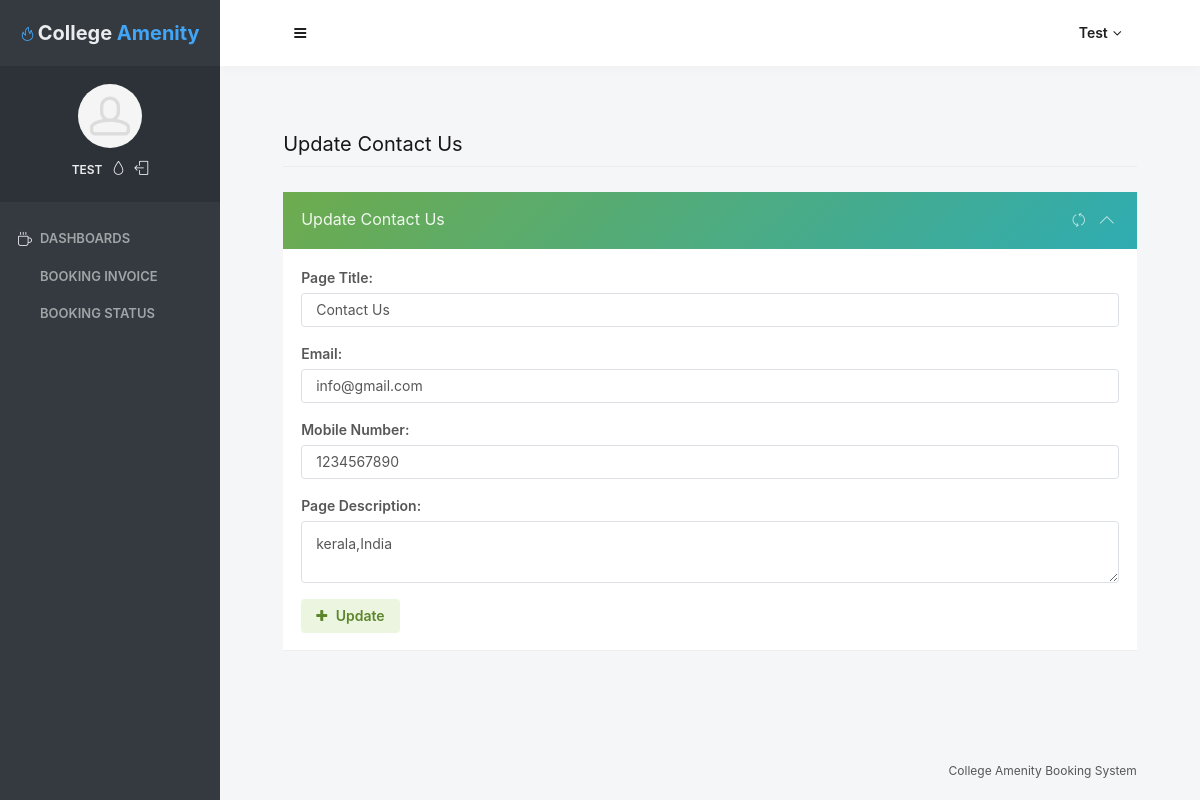
The app's page /user/contactus.php (signed in) with its own data.
### tables this page shows
CREATE TABLE IF NOT EXISTS `user` (
  `ID` int(100) NOT NULL AUTO_INCREMENT,
  `AdminName` varchar(120) DEFAULT NULL,
  `UserName` varchar(120) DEFAULT NULL,
  `MobileNumber` bigint(10) DEFAULT NULL,
  `Email` varchar(200) DEFAULT NULL,
  `Password` varchar(120) DEFAULT NULL,
  `UserRegdate` timestamp NULL DEFAULT CURRENT_TIMESTAMP,
  PRIMARY KEY (`ID`)
);

CREATE TABLE IF NOT EXISTS `tblpage` (
  `ID` int(10) NOT NULL AUTO_INCREMENT,
  `PageType` varchar(100) DEFAULT NULL,
  `PageTitle` mediumtext,
  `PageDescription` mediumtext,
  `Email` varchar(200) DEFAULT NULL,
  `MobileNumber` bigint(10) DEFAULT NULL,
  `UpdationDate` timestamp NULL DEFAULT NULL ON UPDATE CURRENT_TIMESTAMP,
  PRIMARY KEY (`ID`)
);

### user/contactus.php (the view, shortened to what this page needs)
<?php
include('includes/dbconnection.php');
if (strlen($_SESSION['odmsaid']==0)) {
  header('location:logout.php');
  } else{
  ?>
<!doctype html>
 <html lang="en" class="no-focus">
    <head>
<link rel="stylesheet" id="css-main" href="assets/css/codebase.min.css">
</head>
    <body>
        <div id="page-container" class="sidebar-o sidebar-inverse side-scroll page-header-fixed main-content-narrow">
             <?php include_once('includes/sidebar.php');?>
          <?php include_once('includes/header.php');?>
            <main id="main-container">
                <div class="content">
                    <h2 class="content-heading">Update Contact Us</h2>
                    <div class="row">
                        <div class="col-md-12">
                            <div class="block block-themed">
                                <div class="block-header bg-gd-emerald">
                                    <h3 class="block-title">Update Contact Us</h3>
                                    <div class="block-options">
                                        <button type="button" class="btn-block-option" data-toggle="block-option" data-action="state_toggle" data-action-mode="demo">
                                            <i class="si si-refresh"></i>
                                        </button>
                                        <button type="button" class="btn-block-option" data-toggle="block-option" data-action="content_toggle"></button>
                                    </div>
                                </div>
                                <div class="block-content">
                                    <form method="post">
                                <?php
$sql="SELECT * from  tblpage where PageType='contactus'";
$query = $dbh -> prepare($sql);
$query->execute();
$results=$query->fetchAll(PDO::FETCH_OBJ);
$cnt=1;
if($query->rowCount() > 0)
{
foreach($results as $row)
{               ?>
                                        <div class="form-group row">
                                            <label class="col-12" for="register1-email">Page Title:</label>
                                            <div class="col-12">
                                                 <input type="text" name="pagetitle" id="pagetitle" required="true" value="<?php  echo $row->PageTitle;?>" class="form-control">
                                            </div>
                                        </div>
                                        <div class="form-group row">
                                            <label class="col-12" for="register1-email">Email:</label>
                                            <div class="col-12">
                                                 <input type="text" name="email" id="email" required="true" value="<?php  echo $row->Email;?>" class="form-control">
                                            </div>
                                        </div>
                                        <div class="form-group row">
                                            <label class="col-12" for="register1-email">Mobile Number:</label>
                                            <div class="col-12">
                                                <input type="text" name="mobnum" id="mobnum" required="true" value="<?php  echo $row->MobileNumber;?>" class="form-control" maxlength="10" pattern="[0-9]+">
                                            </div>
                                        </div>
                                        <div class="form-group row">
                                            <label class="col-12" for="register1-email">Page Description:</label>
                                            <div class="col-12">
                                                 <textarea type="text" name="pagedes" class="form-control" required='true'><?php  echo $row->PageDescription;?></textarea>
                                            </div>
                                        </div>
                                        <?php $cnt=$cnt+1;}} ?>
                                        <div class="form-group row">
                                            <div class="col-12">
                                                <button type="submit" class="btn btn-alt-success" name="submit">
                                                    <i class="fa fa-plus mr-5"></i> Update
                                                </button>
                                            </div>
                                        </div>
                                    </form>
                                </div>
                            </div>
                        </div>
                       </div>
                </div>
            </main>
          <?php include_once('includes/footer.php');?>
        </div>
    </body>
</html>
<?php }  ?>

### user/includes/sidebar.php (shortened to what this page needs)
     <?php
include('includes/dbconnection.php');
if (strlen($_SESSION['odmsaid']==0)) {
  header('location:logout.php');
  } else{
  ?>
   <nav id="sidebar">
                <div id="sidebar-scroll">
                    <div class="sidebar-content">
                        <div class="content-header content-header-fullrow px-15">
                            <div class="content-header-section text-center align-parent sidebar-mini-hidden">
                                <div class="content-header-item">
                                    <a class="link-effect font-w700" href="dashboard.php">
                                        <i class="si si-fire text-primary"></i>
                                        <span class="font-size-xl text-dual-primary-dark">College </span><span class="font-size-xl text-primary">Amenity </span><br><br>
                                    </a>
                                </div>
                            </div>
                        </div>
                        <div class="content-side content-side-full content-side-user px-10 align-parent">
                            <div class="sidebar-mini-hidden-b text-center">
                                <a class="img-link" href="be_pages_generic_profile.html">
                                    <img class="img-avatar" src="assets/img/avatars/avatar15.jpg" alt="">
                                </a>
                                <ul class="list-inline mt-10">
                                    <?php
$aid=$_SESSION['odmsaid'];
$sql="SELECT UserName from  user where ID=:aid";
$query = $dbh -> prepare($sql);
$query->bindParam(':aid',$aid,PDO::PARAM_STR);
$query->execute();
$results=$query->fetchAll(PDO::FETCH_OBJ);
$cnt=1;
if($query->rowCount() > 0)
{
foreach($results as $row)
{               ?>
                                    <li class="list-inline-item">
                                        <a class="link-effect text-dual-primary-dark font-size-xs font-w600 text-uppercase" href="admin-profile.php"><?php  echo $row->UserName;?></a>
                                    </li><?php $cnt=$cnt+1;}} ?>
                                    <li class="list-inline-item">
                                        <a class="link-effect text-dual-primary-dark" data-toggle="layout" data-action="sidebar_style_inverse_toggle" href="admin-profile.php">
                                            <i class="si si-drop"></i>
                                        </a>
                                    </li>
                                    <li class="list-inline-item">
                                        <a class="link-effect text-dual-primary-dark" href="logout.php">
                                            <i class="si si-logout"></i>
                                        </a>
                                    </li>
                                </ul>
                            </div>
                        </div>
                        <div class="content-side content-side-full">
                            <ul class="nav-main">
                                <li class="open">
                                    <a href="dashboard.php"><i class="si si-cup"></i><span class="sidebar-mini-hide">Dashboards</span></a>
                                </li>
                               <li>
                                            <a href="approved-booking.php">Booking Invoice</a>
                                        </li>
                                        <li>
                                            <a href="booking-search.php">Booking Status</a>
                                        </li>
                                    </ul>
                        </div>
                    </div>
                </div>
            </nav>
           <?php }  ?>

### user/includes/header.php (shortened to what this page needs)
   <?php
include('includes/dbconnection.php');
if (strlen($_SESSION['odmsaid']==0)) {
  header('location:logout.php');
  } else{
  ?>
            <header id="page-header">
                <div class="content-header">
                    <div class="content-header-section">
                        <button type="button" class="btn btn-circle btn-dual-secondary" data-toggle="layout" data-action="sidebar_toggle">
                            <i class="fa fa-navicon"></i>
                        </button>
                    </div>
                    <div class="content-header-section">
                        <div class="btn-group" role="group">
                            <?php
$aid=$_SESSION['odmsaid'];
$sql="SELECT UserName from  user where ID=:aid";
$query = $dbh -> prepare($sql);
$query->bindParam(':aid',$aid,PDO::PARAM_STR);
$query->execute();
$results=$query->fetchAll(PDO::FETCH_OBJ);
$cnt=1;
if($query->rowCount() > 0)
{
foreach($results as $row)
{               ?>
                            <button type="button" class="btn btn-rounded btn-dual-secondary" id="page-header-user-dropdown" data-toggle="dropdown" aria-haspopup="true" aria-expanded="false">
                                <?php  echo $row->UserName;?><i class="fa fa-angle-down ml-5"></i>
                            </button>
                            <?php $cnt=$cnt+1;}} ?>
                        </div>
                    </div>
                </div>
            </header>
            <?php }  ?>

### records on screen
user: UserName "TEST", UserName "Test"
tblpage: pagetitle "Contact Us", email "info@gmail.com", mobnum "1234567890", pagedes "kerala,India"
